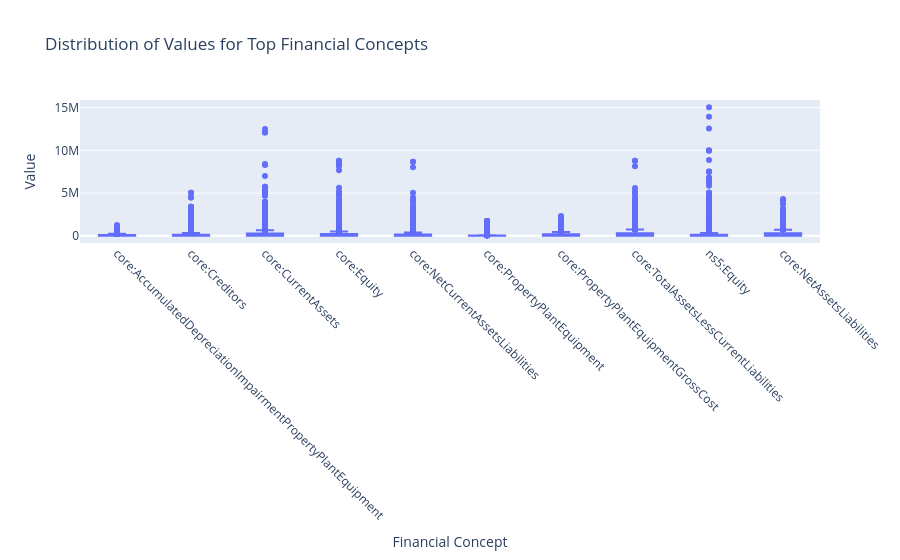

The notebook cell saved with this chart:
### Markdown cell above
# Financial Facts Analysis

The financial facts in the data are structured as follows:
1. Each company can have multiple filings
2. Each filing has multiple financial facts
3. Each fact has:
   - concept: The type of financial measure
   - value: The numerical value
   - unit: The currency or unit of measurement
   - period: The time period it refers to
   - context: Additional context about the measurement

### Code cell
# First, let's get the financial facts from the parquet files
import plotly.express as px
import duckdb
import pandas as pd

# Connect to DuckDB in memory
con = duckdb.connect()

# First, let's examine the structure
inspect_query = """
WITH expanded AS (
    SELECT 
        company_number,
        UNNEST(financials) as filing
    FROM read_parquet('company_details/*.parquet', union_by_name=True)
    WHERE financials IS NOT NULL
    LIMIT 1
)
SELECT 
    company_number,
    filing.*,
    unnest.* 
FROM expanded,
UNNEST(filing.facts) AS unnest
LIMIT 1;
"""

# Execute inspection query to see the structure
print("Examining facts structure:")
inspection_result = con.execute(inspect_query).df()
print("\nAvailable columns in facts:")
display(inspection_result)

# Now let's modify our main query based on the actual structure
query = """
WITH financial_facts AS (
    SELECT 
        company_number,
        filing.filing_type,
        filing.filing_date,
        unnest.period as period,
        unnest.concept as concept,
        unnest.context as context,
        TRY_CAST(unnest.value AS FLOAT) as value,
        unnest.unit
    FROM (
        SELECT 
            company_number,
            UNNEST(financials) as filing
        FROM read_parquet('company_details/*.parquet', union_by_name=True)
        WHERE financials IS NOT NULL
    ),
    UNNEST(filing.facts) AS unnest
    WHERE unnest.value IS NOT NULL
)
SELECT 
    company_number,
    filing_type,
    filing_date,
    period,
    concept,
    context,
    value,
    unit
FROM financial_facts
WHERE period IS NOT NULL
ORDER BY company_number, filing_date DESC, period DESC, concept ASC, context ASC;
"""

# Execute query and convert to DataFrame
df_financials = con.execute(query).df()

print("\nColumns in the final dataset:")
print(df_financials.columns.tolist())

if len(df_financials) > 0:
    print("\nFirst few rows of data:")
    display(df_financials.head())
    
    # Calculate summary statistics for financial amounts
    print("\nSummary by financial concept:")
    concept_summary = df_financials.groupby('concept').agg({
        'company_number': 'nunique',
        'value': ['count', 'mean', 'median', 'std', 'min', 'max']
    }).round(2)
    
    concept_summary.columns = ['num_companies', 'count', 'mean', 'median', 'std', 'min', 'max']
    display(concept_summary.sort_values('num_companies', ascending=False))
    
    # Show the distribution of units used
    print("\nUnits used for each concept:")
    unit_summary = pd.crosstab(df_financials['concept'], df_financials['unit'])
    display(unit_summary)
    
    # Create visualization for top concepts
    top_concepts = concept_summary.nlargest(10, 'count').index
    
    fig = px.box(
        df_financials[df_financials['concept'].isin(top_concepts)],
        x='concept',
        y='value',
        title='Distribution of Values for Top Financial Concepts'
    )
    fig.update_layout(
        xaxis_title="Financial Concept",
        yaxis_title="Value",
        xaxis={'tickangle': 45}
    )
    display(fig)

### Figure 1 — Plotly figure (JSON) as saved in the notebook; plotly's stock layout.template omitted (floating-point values rounded to 4 significant figures; data arrays with more than 128 entries replaced by an {"elided": "..."} marker saying what was removed)
{"data": [{"alignmentgroup": "True", "hovertemplate": "concept=%{x}<br>value=%{y}<extra></extra>", "legendgroup": "", "marker": {"color": "#636efa"}, "name": "", "notched": false, "offsetgroup": "", "orientation": "v", "showlegend": false, "type": "box", "x": {"elided": "17074 str values"}, "x0": " ", "xaxis": "x", "y": {"elided": "17074 float values"}, "y0": " ", "yaxis": "y"}], "layout": {"boxmode": "group", "legend": {"tracegroupgap": 0}, "title": {"text": "Distribution of Values for Top Financial Concepts"}, "xaxis": {"anchor": "y", "domain": [0, 1], "tickangle": 45, "title": {"text": "Financial Concept"}}, "yaxis": {"anchor": "x", "domain": [0, 1], "title": {"text": "Value"}}}}
